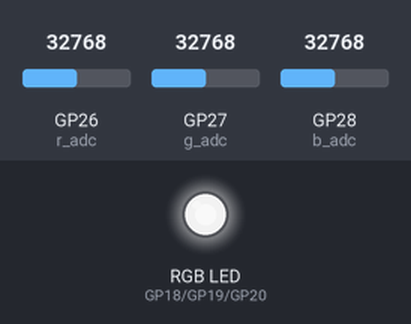
The program below on a simulated Raspberry Pi Pico running MicroPython. On the bench: an RGB LED mixed from three pins (HIGH = lit). The inputs (shaded band) are chosen by the test bench; at power-on: GP26 (r_adc) = 32768, GP27 (g_adc) = 32768, GP28 (b_adc) = 32768 (analog values on the 0–65535 scale). Dim RGB values are drawn brighter than linear.

Above: at 1.2 s.
1.3 s: GP26 (r_adc) set to 7864
At 1.9 s:
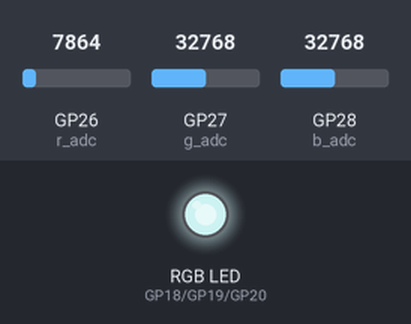
2.8 s: GP27 (g_adc) set to 7864
At 4.0 s:
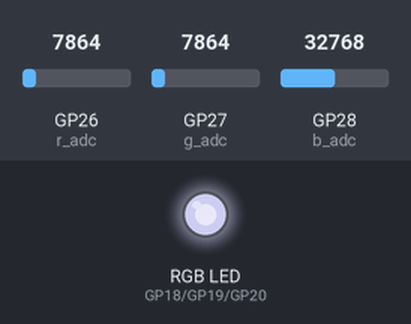
4.3 s: GP28 (b_adc) set to 7864
At 5.3 s:
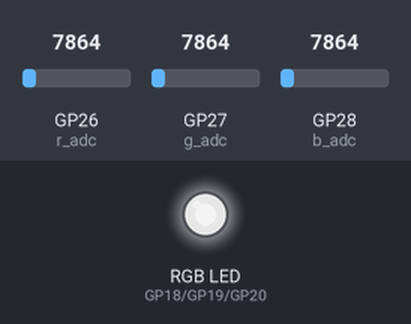
5.8 s: GP26 (r_adc) set to 19660
At 6.5 s:
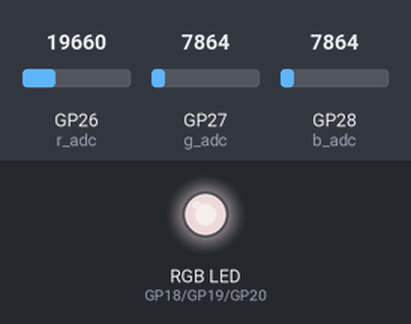
7.3 s: GP27 (g_adc) set to 19660
At 7.6 s:
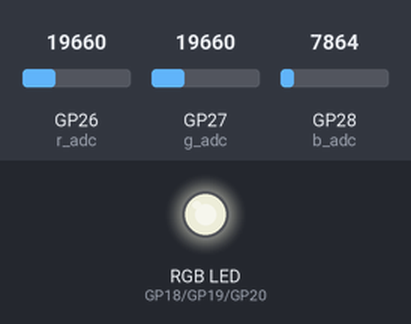
8.8 s: GP26 (r_adc) set to 0
At 10.0 s:
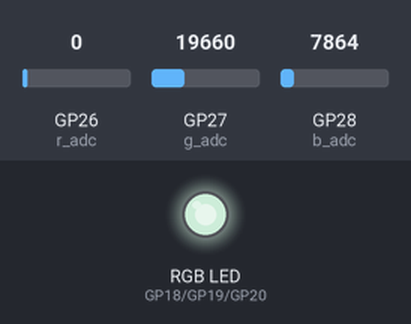
Timing chart, 0 to 11.3 s (numbered marks = the images above; inputs shaded):
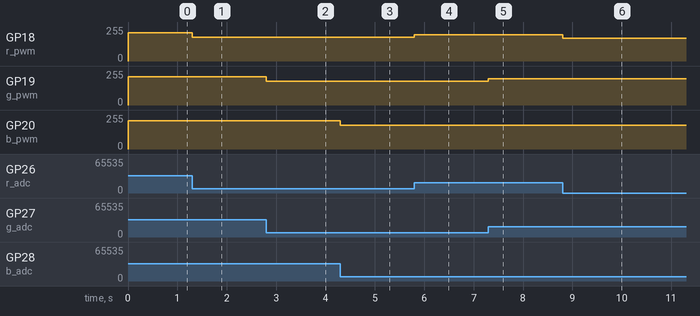

Measured:
- after the input at 1.3 s, GP18 (r_pwm): 213/255 → 180/255 at once
- after the input at 2.8 s, GP19 (g_pwm): 213/255 → 180/255 at once
- after the input at 4.3 s, GP20 (b_pwm): 213/255 → 180/255 at once
- after the input at 5.8 s, GP18 (r_pwm): 180/255 → 196/255 at once
- after the input at 7.3 s, GP19 (g_pwm): 180/255 → 196/255 at once
- after the input at 8.8 s, GP18 (r_pwm): 196/255 → 170/255 at once

The program:

006-adc-rgb.py
```python
from machine import Pin, PWM, ADC
import time
import math

r_pwm = PWM(Pin(18), freq=2000, duty_u16=0)
g_pwm = PWM(Pin(19), freq=2000, duty_u16=0)
b_pwm = PWM(Pin(20), freq=2000, duty_u16=0)

r_adc = ADC(Pin(26))
g_adc = ADC(Pin(27))
b_adc = ADC(Pin(28))


def refresh_value(pwm, adc):
    value = adc.read_u16()
    if value > 64535:
        # make sure LED is fully off
        value = 65535
    else:
        value = 65535 - (65535 - value) // 3
    pwm.duty_u16(value)


while True:
    refresh_value(r_pwm, r_adc)
    refresh_value(g_pwm, g_adc)
    refresh_value(b_pwm, b_adc)
```
